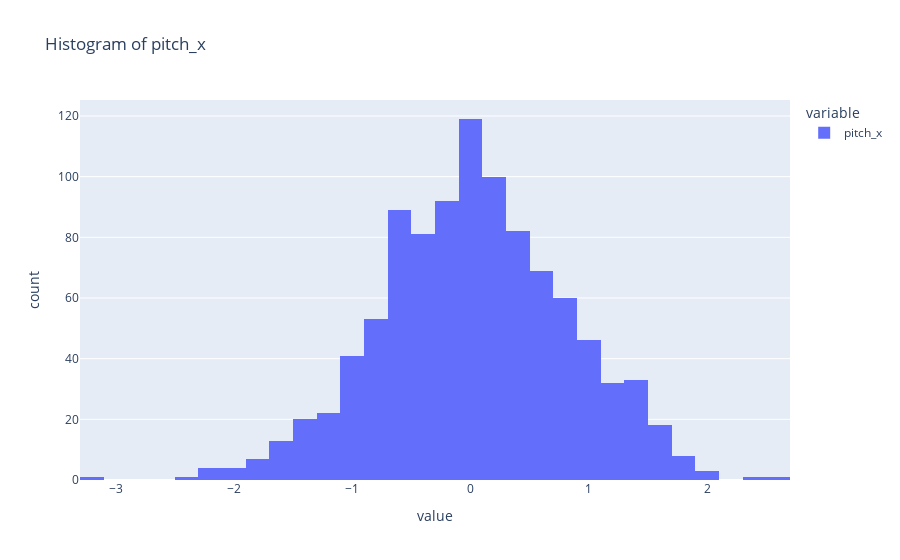

Notebook cell for this chart:
### Code cell
pitch_data.show_x_location_hist('pitch_x')

### Figure 1 — Plotly figure (JSON) as saved in the notebook; plotly's stock layout.template omitted (floating-point values rounded to 4 significant figures; data arrays with more than 128 entries replaced by an {"elided": "..."} marker saying what was removed)
{"data": [{"alignmentgroup": "True", "bingroup": "x", "hovertemplate": "variable=pitch_x<br>value=%{x}<br>count=%{y}<extra></extra>", "legendgroup": "pitch_x", "marker": {"color": "#636efa", "pattern": {"shape": ""}}, "name": "pitch_x", "offsetgroup": "pitch_x", "orientation": "v", "showlegend": true, "type": "histogram", "x": {"elided": "1000 float values"}, "xaxis": "x", "yaxis": "y"}], "layout": {"barmode": "relative", "legend": {"title": {"text": "variable"}, "tracegroupgap": 0}, "title": {"text": "Histogram of pitch_x"}, "xaxis": {"anchor": "y", "domain": [0, 1], "title": {"text": "value"}}, "yaxis": {"anchor": "x", "domain": [0, 1], "title": {"text": "count"}}}}
